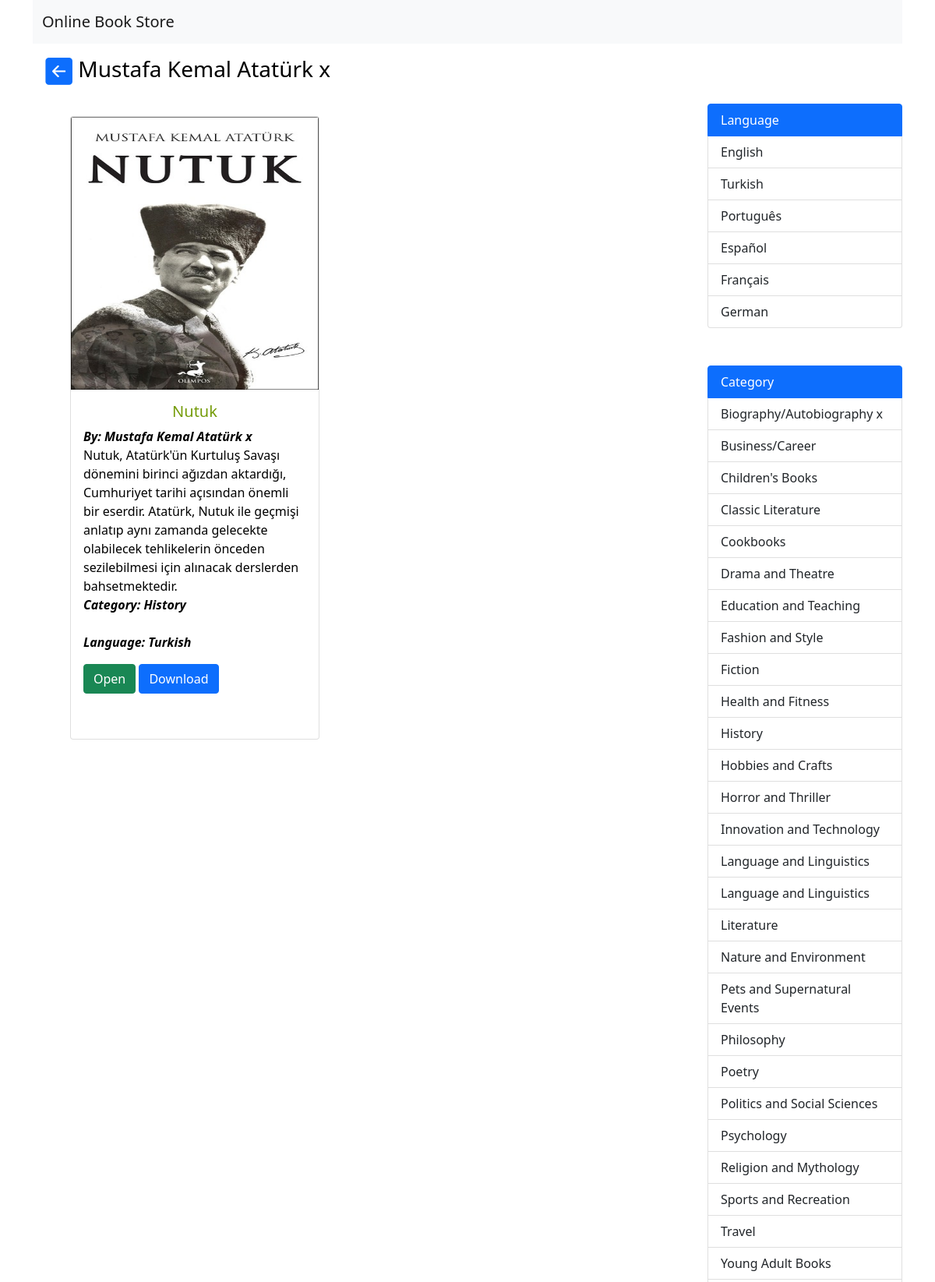
The app's page /filter-author.php?id=1 (upper part) with its own data.
### tables this page shows
CREATE TABLE `authors` (
  `id` int(11) NOT NULL,
  `name` varchar(255) NOT NULL
);

CREATE TABLE `books` (
  `id` int(11) NOT NULL,
  `title` varchar(255) NOT NULL,
  `author_id` int(11) NOT NULL,
  `description` text NOT NULL,
  `category_id` int(11) NOT NULL,
  `cover` varchar(255) NOT NULL,
  `file` varchar(255) NOT NULL,
  `language_id` int(255) NOT NULL
);

CREATE TABLE `categories` (
  `id` int(11) NOT NULL,
  `name` varchar(255) NOT NULL
);

CREATE TABLE `languages` (
  `id` int(11) NOT NULL,
  `name` varchar(255) NOT NULL
);

### php/func-author.php (called while the page is built)
<?php
function get_all_author($con){
    $sql = "SELECT * FROM authors";
    $stmt = $con-> prepare($sql);
    $stmt->execute();
    if ($stmt->rowCount()>0) {
        $authors = $stmt->fetchAll();
    }else{
        $authors=0;
    }
    return $authors;
}
function get_author($con,$id)
{
    $sql = "SELECT * FROM authors WHERE id=?";
    $stmt = $con-> prepare($sql);
    $stmt->execute([$id]);
    if ($stmt->rowCount()>0) {
        $author = $stmt->fetch();
    }
    else
    {
        $author=0;
    }
    return $author;
}

### php/func-book.php (called while the page is built, shortened)
<?php
 function get_books_by_author($con, $id){
    $sql  = "SELECT * FROM books WHERE author_id=?";
    $stmt = $con->prepare($sql);
    $stmt->execute([$id]);
    if ($stmt->rowCount() > 0) {
         $books = $stmt->fetchAll();
    }else {
       $books = 0;
    }
    return $books;
 }

### php/func-category.php (called while the page is built, shortened)
<?php
function get_all_categories($con)
{
    $sql = "SELECT * FROM categories";
    $stmt = $con-> prepare($sql);
    $stmt->execute();
    if ($stmt->rowCount()>0) {
        $categories = $stmt->fetchAll();
    }
    else
    {
        $categories=0;
    }
    return $categories;
}

### php/func-language.php (called while the page is built, shortened)
<?php
function get_all_languages($con)
{
    $sql = "SELECT * FROM languages";
    $stmt = $con-> prepare($sql);
    $stmt->execute();
    if ($stmt->rowCount()>0) {
        $languages = $stmt->fetchAll();
    }
    else
    {
        $languages=0;
    }
    return $languages;
}

### filter-author.php (the view, shortened to what this page needs)
<?php
$id = $_GET['id'];
include "db_connection.php";
include "php/func-book.php";
$books = get_books_by_author($conn, $id);
include "php/func-author.php";
$authors = get_all_author($conn);
$current_author = get_author($conn, $id);
include "php/func-category.php";
$categories = get_all_categories($conn);
include "php/func-language.php";
$languages = get_all_languages($conn);
 ?>
<!DOCTYPE html>
<html lang="en">
<head>
	<link href="https://cdn.jsdelivr.net/npm/bootstrap@5.1.1/dist/css/bootstrap.min.css" rel="stylesheet">
	<link rel="stylesheet" href="css/style.css">
	<link rel="stylesheet" href="css/according.css">
</head>
<body>
	<div class="container">
	<nav class="navbar navbar-expand-lg navbar-light bg-light">
		  <div class="container-fluid">
		    <a class="navbar-brand" href="index.php">Online Book Store</a>
		  </div>
		</nav>
		<h1 class="display-4 p-3 fs-3">
			<a href="index.php"
			   class="nd">
				<img src="img/back-arrow.PNG"
				     width="35">
			</a>
		   <?=$current_author['name']?>
		</h1>
		<div class="d-flex">
			<?php if ($books == 0) { ?>
				<div class="alert alert-warning
						text-center p-5" role="alert">
					<img src="img/empty.png" width="100">
					<br>
					There is no book in the database
				</div>
			<?php } else { ?>
				<div class="pdf-list d-flex flex-wrap">
					<?php foreach ($books as $book) { ?>
						<div class="card my-3 mx-5 justify-content-center ">
							<div class="img-box">
								<img src="uploads/cover/<?= $book['cover'] ?>" class="card-img-top">
							</div>
							<div class="card-body ">
								<div class="book-title">
									<h5 claass="card-title">
										<?= $book['title'] ?>
									</h5>
								</div>
								<p class="card-text">
									<i><b>By:
											<?php foreach ($authors as $author) {
												if ($author['id'] == $book['author_id']) {
													echo $author['name'];
													break;
												}
												?>
											<?php } ?>
											<br>
										</b></i>
									<?= $book['description'] ?>
									<br><i><b>Category:
											<?php foreach ($categories as $category) {
												if ($category['id'] == $book['category_id']) {
													echo $category['name'];
													break;
												}
												?>
											<?php } ?>
											<br>
										</b></i>
									<br><i><b>Language:
											<?php foreach ($languages as $language) {
												if ($language['id'] == $book['language_id']) {
													echo $language['name'];
													break;
												}
												?>
											<?php } ?>
											<br>
										</b></i>
								</p>
								<a href="uploads/files/<?= $book['file'] ?>" class="btn btn-success" target="_blank">Open</a>
								<a id="downloadBook" href="uploads/files/<?= $book['file'] ?>"  class="btn btn-primary"
									download="<?= $book['title'] ?>">Download</a>
							</div>
						</div>
					<?php } ?>
				</div>
			<?php } ?>
		<div class="category"  style="width:250px">
				<div class="list-group" style="width: 250px; text-align: left;">
			<?php if ($languages == 0){
				}else{ ?>
				<a href="#"
				   class="list-group-item list-group-item-action active">Language</a>
				   <?php foreach ($languages as $language ) {?>
				   <a href="filter-language.php?id=<?=$language['id']?>"
				      class="list-group-item list-group-item-action">
				      <?=$language['name']?></a>
				<?php } } ?>
			</div>
			<div class="list-group mt-5" style="width: 250px; text-align: left;">
			<?php if ($categories == 0){
				}else{ ?>
				<a href="#"
				   class="list-group-item list-group-item-action active">Category</a>
				   <?php foreach ($categories as $category ) {?>
				   <a href="filter-category.php?id=<?=$category['id']?>"
				      class="list-group-item list-group-item-action">
				      <?=$category['name']?></a>
				<?php } } ?>
			</div>
		</div>
		</div>
	</div>
</body>
</html>

### css/style.css (style rules this page uses)
body { background-color: white; color: black; }
.pdf-list { width: 80%; }
.card { width: 20rem; height: 50rem; }
.category .list-group { width: 200px; }
.nd { text-decoration: none; }
.img-box img { height:350px; }
.book-title { text-align: center; color: rgb(116, 155, 8); }

### records on screen
authors: name "Mustafa Kemal Atatürk x"
books: cover (picture), title "Nutuk", description "Nutuk, Atatürk'ün Kurtuluş Savaşı dönemini birinci ağızdan aktardığı, Cumhuriyet tarihi açısından önemli bir eserdir. Atatürk, Nutuk ile geçmişi anlatıp aynı zamanda gelecekte olabilecek tehlikelerin önceden sezilebilmesi için alınacak derslerden bahsetmektedir."
categories: name "History"
languages: name "Turkish"
languages: name "English"
languages: name "Português"
languages: name "Español"
languages: name "Français"
languages: name "German"
categories: name "Biography/Autobiography x"
categories: name "Business/Career"
categories: name "Children's Books"
categories: name "Classic Literature"
categories: name "Cookbooks"
categories: name "Drama and Theatre"
categories: name "Education and Teaching"
categories: name "Fashion and Style"
categories: name "Fiction"
categories: name "Health and Fitness"
categories: name "Hobbies and Crafts"
categories: name "Horror and Thriller"
categories: name "Innovation and Technology"
categories: name "Language and Linguistics"
categories: name "Language and Linguistics"
categories: name "Literature"
categories: name "Nature and Environment"
categories: name "Pets and Supernatural Events"
categories: name "Philosophy"
categories: name "Poetry"
categories: name "Politics and Social Sciences"
categories: name "Psychology"
categories: name "Religion and Mythology"
categories: name "Sports and Recreation"
categories: name "Travel"
categories: name "Young Adult Books"
